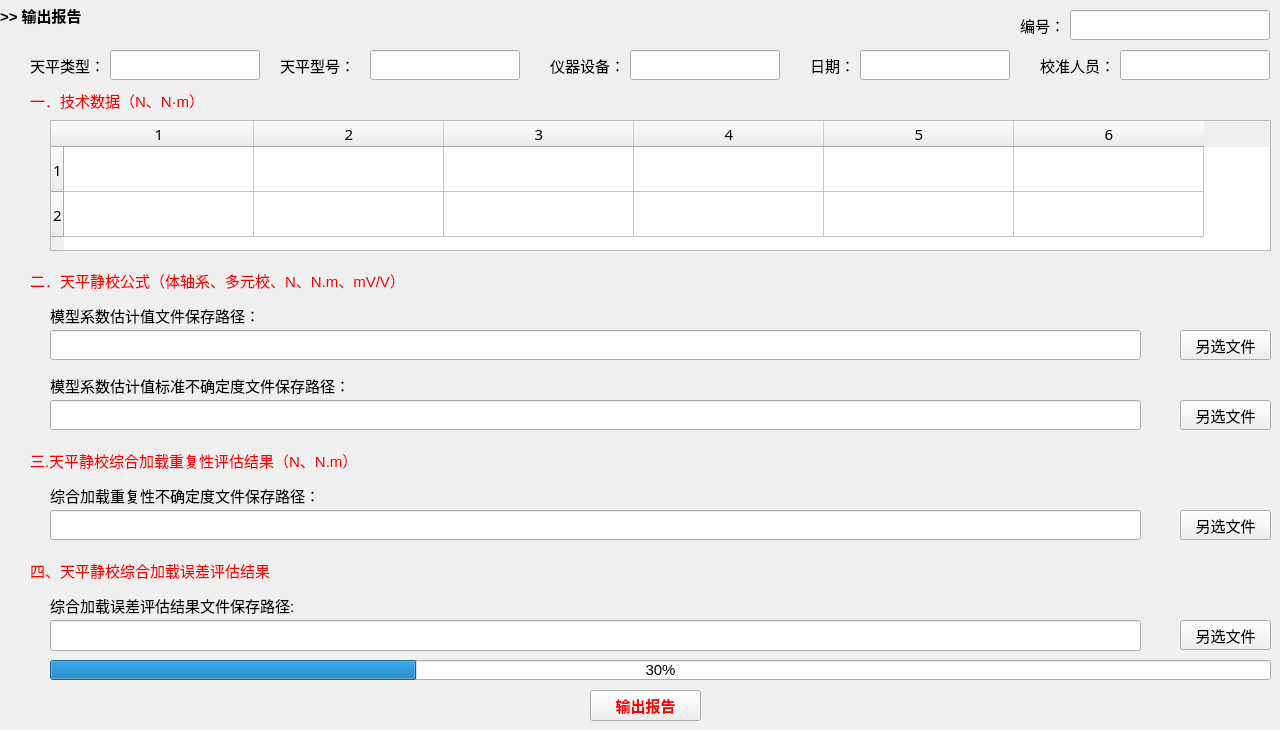
    <widget class="QWidget" name="page_7">
     <widget class="QLabel" name="labelgujizhi_uncertainty">
      <property name="geometry">
       <rect>
        <x>50</x>
        <y>370</y>
        <width>391</width>
        <height>30</height>
       </rect>
      </property>
      <property name="font">
       <font>
        <family>Agency FB</family>
        <pointsize>11</pointsize>
        <weight>50</weight>
        <bold>false</bold>
       </font>
      </property>
      <property name="text">
       <string>模型系数估计值标准不确定度文件保存路径：</string>
      </property>
     </widget>
     <widget class="QLineEdit" name="lineEdit_b_name_8">
      <property name="geometry">
       <rect>
        <x>370</x>
        <y>50</y>
        <width>150</width>
        <height>30</height>
       </rect>
      </property>
      <property name="font">
       <font>
        <pointsize>11</pointsize>
       </font>
      </property>
      <property name="text">
       <string/>
      </property>
     </widget>
     <widget class="QLabel" name="label_b_type_8">
      <property name="geometry">
       <rect>
        <x>30</x>
        <y>50</y>
        <width>81</width>
        <height>30</height>
       </rect>
      </property>
      <property name="font">
       <font>
        <family>Agency FB</family>
        <pointsize>11</pointsize>
       </font>
      </property>
      <property name="text">
       <string>天平类型：</string>
      </property>
     </widget>
     <widget class="QPushButton" name="pushButton_choose_EV">
      <property name="geometry">
       <rect>
        <x>1180</x>
        <y>330</y>
        <width>91</width>
        <height>30</height>
       </rect>
      </property>
      <property name="font">
       <font>
        <pointsize>11</pointsize>
        <weight>50</weight>
        <bold>false</bold>
       </font>
      </property>
      <property name="text">
       <string>另选文件</string>
      </property>
     </widget>
     <widget class="QLineEdit" name="lineEdit_SUEV_save_path">
      <property name="geometry">
       <rect>
        <x>50</x>
        <y>400</y>
        <width>1091</width>
        <height>30</height>
       </rect>
      </property>
      <property name="font">
       <font>
        <pointsize>11</pointsize>
       </font>
      </property>
      <property name="text">
       <string/>
      </property>
      <property name="readOnly">
       <bool>true</bool>
      </property>
     </widget>
     <widget class="QLineEdit" name="lineEdit_UCLR_save_path">
      <property name="geometry">
       <rect>
        <x>50</x>
        <y>510</y>
        <width>1091</width>
        <height>30</height>
       </rect>
      </property>
      <property name="font">
       <font>
        <pointsize>11</pointsize>
       </font>
      </property>
      <property name="text">
       <string/>
      </property>
      <property name="readOnly">
       <bool>true</bool>
      </property>
     </widget>
     <widget class="QPushButton" name="pushButton_choose_SUEV">
      <property name="geometry">
       <rect>
        <x>1180</x>
        <y>400</y>
        <width>91</width>
        <height>30</height>
       </rect>
      </property>
      <property name="font">
       <font>
        <pointsize>11</pointsize>
        <weight>50</weight>
        <bold>false</bold>
       </font>
      </property>
      <property name="text">
       <string>另选文件</string>
      </property>
     </widget>
     <widget class="QLabel" name="labelCL">
      <property name="geometry">
       <rect>
        <x>30</x>
        <y>440</y>
        <width>511</width>
        <height>41</height>
       </rect>
      </property>
      <property name="palette">
       <palette>
        <active>
         <colorrole role="WindowText">
          <brush brushstyle="SolidPattern">
           <color alpha="255">
            <red>255</red>
            <green>0</green>
            <blue>0</blue>
           </color>
          </brush>
         </colorrole>
        </active>
        <inactive>
         <colorrole role="WindowText">
          <brush brushstyle="SolidPattern">
           <color alpha="255">
            <red>255</red>
            <green>0</green>
            <blue>0</blue>
           </color>
          </brush>
         </colorrole>
        </inactive>
        <disabled>
         <colorrole role="WindowText">
          <brush brushstyle="SolidPattern">
           <color alpha="255">
            <red>120</red>
            <green>120</green>
            <blue>120</blue>
           </color>
          </brush>
         </colorrole>
        </disabled>
       </palette>
      </property>
      <property name="font">
       <font>
        <pointsize>11</pointsize>
        <weight>50</weight>
        <bold>false</bold>
       </font>
      </property>
      <property name="text">
       <string>三.天平静校综合加载重复性评估结果（N、N.m）</string>
      </property>
     </widget>
     <widget class="QTableWidget" name="TableWidget_b">
      <property name="enabled">
       <bool>true</bool>
      </property>
      <property name="geometry">
       <rect>
        <x>50</x>
        <y>120</y>
        <width>1221</width>
        <height>131</height>
       </rect>
      </property>
      <property name="minimumSize">
       <size>
        <width>0</width>
        <height>0</height>
       </size>
      </property>
      <property name="maximumSize">
       <size>
        <width>10000</width>
        <height>10000</height>
       </size>
      </property>
      <property name="font">
       <font>
        <family>宋体</family>
        <pointsize>11</pointsize>
        <weight>50</weight>
        <bold>false</bold>
       </font>
      </property>
      <property name="iconSize">
       <size>
        <width>0</width>
        <height>0</height>
       </size>
      </property>
      <property name="rowCount">
       <number>2</number>
      </property>
      <property name="columnCount">
       <number>6</number>
      </property>
      <attribute name="horizontalHeaderMinimumSectionSize">
       <number>190</number>
      </attribute>
      <attribute name="horizontalHeaderDefaultSectionSize">
       <number>190</number>
      </attribute>
      <attribute name="verticalHeaderMinimumSectionSize">
       <number>45</number>
      </attribute>
      <attribute name="verticalHeaderDefaultSectionSize">
       <number>45</number>
      </attribute>
      <row/>
      <row/>
      <column/>
      <column/>
      <column/>
      <column/>
      <column/>
      <column/>
      <item row="0" column="1">
       <property name="text">
        <string/>
       </property>
      </item>
     </widget>
     <widget class="QLabel" name="labelTecdata">
      <property name="geometry">
       <rect>
        <x>30</x>
        <y>80</y>
        <width>281</width>
        <height>41</height>
       </rect>
      </property>
      <property name="palette">
       <palette>
        <active>
         <colorrole role="WindowText">
          <brush brushstyle="SolidPattern">
           <color alpha="255">
            <red>255</red>
            <green>0</green>
            <blue>0</blue>
           </color>
          </brush>
         </colorrole>
        </active>
        <inactive>
         <colorrole role="WindowText">
          <brush brushstyle="SolidPattern">
           <color alpha="255">
            <red>255</red>
            <green>0</green>
            <blue>0</blue>
           </color>
          </brush>
         </colorrole>
        </inactive>
        <disabled>
         <colorrole role="WindowText">
          <brush brushstyle="SolidPattern">
           <color alpha="255">
            <red>120</red>
            <green>120</green>
            <blue>120</blue>
           </color>
          </brush>
         </colorrole>
        </disabled>
       </palette>
      </property>
      <property name="font">
       <font>
        <pointsize>11</pointsize>
        <weight>50</weight>
        <bold>false</bold>
       </font>
      </property>
      <property name="text">
       <string>一．技术数据（N、N·m）</string>
      </property>
     </widget>
     <widget class="QLineEdit" name="lineEdit_EV_save_path">
      <property name="geometry">
       <rect>
        <x>50</x>
        <y>330</y>
        <width>1091</width>
        <height>30</height>
       </rect>
      </property>
      <property name="font">
       <font>
        <pointsize>11</pointsize>
       </font>
      </property>
      <property name="text">
       <string/>
      </property>
      <property name="readOnly">
       <bool>true</bool>
      </property>
     </widget>
     <widget class="QLabel" name="label_b_name_8">
      <property name="geometry">
       <rect>
        <x>280</x>
        <y>50</y>
        <width>81</width>
        <height>30</height>
       </rect>
      </property>
      <property name="font">
       <font>
        <family>Agency FB</family>
        <pointsize>11</pointsize>
        <weight>50</weight>
        <bold>false</bold>
       </font>
      </property>
      <property name="text">
       <string>天平型号：</string>
      </property>
     </widget>
     <widget class="QLineEdit" name="lineEdit_b_type_8">
      <property name="geometry">
       <rect>
        <x>110</x>
        <y>50</y>
        <width>150</width>
        <height>30</height>
       </rect>
      </property>
      <property name="font">
       <font>
        <pointsize>11</pointsize>
       </font>
      </property>
      <property name="text">
       <string/>
      </property>
     </widget>
     <widget class="QLineEdit" name="lineEdit_b_number_8">
      <property name="geometry">
       <rect>
        <x>1070</x>
        <y>10</y>
        <width>200</width>
        <height>30</height>
       </rect>
      </property>
      <property name="font">
       <font>
        <pointsize>11</pointsize>
       </font>
      </property>
      <property name="text">
       <string/>
      </property>
      <property name="readOnly">
       <bool>true</bool>
      </property>
     </widget>
     <widget class="QLabel" name="label_b_date_8">
      <property name="geometry">
       <rect>
        <x>810</x>
        <y>50</y>
        <width>51</width>
        <height>30</height>
       </rect>
      </property>
      <property name="font">
       <font>
        <pointsize>11</pointsize>
        <weight>50</weight>
        <bold>false</bold>
       </font>
      </property>
      <property name="text">
       <string>日期：</string>
      </property>
     </widget>
     <widget class="QLabel" name="labeloutput">
      <property name="geometry">
       <rect>
        <x>0</x>
        <y>0</y>
        <width>161</width>
        <height>31</height>
       </rect>
      </property>
      <property name="font">
       <font>
        <pointsize>11</pointsize>
        <weight>75</weight>
        <bold>true</bold>
       </font>
      </property>
      <property name="text">
       <string>&gt;&gt; 输出报告</string>
      </property>
     </widget>
     <widget class="QPushButton" name="pushButton_report_save">
      <property name="geometry">
       <rect>
        <x>590</x>
        <y>690</y>
        <width>111</width>
        <height>31</height>
       </rect>
      </property>
      <property name="palette">
       <palette>
        <active>
         <colorrole role="ButtonText">
          <brush brushstyle="SolidPattern">
           <color alpha="255">
            <red>255</red>
            <green>0</green>
            <blue>0</blue>
           </color>
          </brush>
         </colorrole>
        </active>
        <inactive>
         <colorrole role="ButtonText">
          <brush brushstyle="SolidPattern">
           <color alpha="255">
            <red>255</red>
            <green>0</green>
            <blue>0</blue>
           </color>
          </brush>
         </colorrole>
        </inactive>
        <disabled>
         <colorrole role="ButtonText">
          <brush brushstyle="SolidPattern">
           <color alpha="255">
            <red>120</red>
            <green>120</green>
            <blue>120</blue>
           </color>
          </brush>
         </colorrole>
        </disabled>
       </palette>
      </property>
      <property name="font">
       <font>
        <pointsize>11</pointsize>
        <weight>75</weight>
        <bold>true</bold>
       </font>
      </property>
      <property name="text">
       <string>输出报告</string>
      </property>
     </widget>
     <widget class="QLabel" name="label_b_person_8">
      <property name="geometry">
       <rect>
        <x>1040</x>
        <y>50</y>
        <width>71</width>
        <height>30</height>
       </rect>
      </property>
      <property name="font">
       <font>
        <pointsize>11</pointsize>
        <weight>50</weight>
        <bold>false</bold>
       </font>
      </property>
      <property name="text">
       <string>校准人员：</string>
      </property>
     </widget>
     <widget class="QLabel" name="labelchongfuxing_uncertainty">
      <property name="geometry">
       <rect>
        <x>50</x>
        <y>480</y>
        <width>341</width>
        <height>30</height>
       </rect>
      </property>
      <property name="font">
       <font>
        <pointsize>11</pointsize>
        <weight>50</weight>
        <bold>false</bold>
       </font>
      </property>
      <property name="text">
       <string>综合加载重复性不确定度文件保存路径：</string>
      </property>
     </widget>
     <widget class="QLabel" name="label_b_instru_8">
      <property name="geometry">
       <rect>
        <x>550</x>
        <y>50</y>
        <width>81</width>
        <height>30</height>
       </rect>
      </property>
      <property name="font">
       <font>
        <family>Agency FB</family>
        <pointsize>11</pointsize>
        <weight>50</weight>
        <bold>false</bold>
       </font>
      </property>
      <property name="text">
       <string>仪器设备：</string>
      </property>
     </widget>
     <widget class="QLineEdit" name="lineEdit_CLE_save_path">
      <property name="geometry">
       <rect>
        <x>50</x>
        <y>620</y>
        <width>1091</width>
        <height>31</height>
       </rect>
      </property>
      <property name="font">
       <font>
        <pointsize>11</pointsize>
       </font>
      </property>
      <property name="text">
       <string/>
      </property>
      <property name="readOnly">
       <bool>true</bool>
      </property>
     </widget>
     <widget class="QPushButton" name="pushButton_choose_UCLR">
      <property name="geometry">
       <rect>
        <x>1180</x>
        <y>510</y>
        <width>91</width>
        <height>30</height>
       </rect>
      </property>
      <property name="font">
       <font>
        <pointsize>11</pointsize>
        <weight>50</weight>
        <bold>false</bold>
       </font>
      </property>
      <property name="text">
       <string>另选文件</string>
      </property>
     </widget>
     <widget class="QLabel" name="labelCLError">
      <property name="geometry">
       <rect>
        <x>30</x>
        <y>550</y>
        <width>511</width>
        <height>41</height>
       </rect>
      </property>
      <property name="palette">
       <palette>
        <active>
         <colorrole role="WindowText">
          <brush brushstyle="SolidPattern">
           <color alpha="255">
            <red>255</red>
            <green>0</green>
            <blue>0</blue>
           </color>
          </brush>
         </colorrole>
        </active>
        <inactive>
         <colorrole role="WindowText">
          <brush brushstyle="SolidPattern">
           <color alpha="255">
            <red>255</red>
            <green>0</green>
            <blue>0</blue>
           </color>
          </brush>
         </colorrole>
        </inactive>
        <disabled>
         <colorrole role="WindowText">
          <brush brushstyle="SolidPattern">
           <color alpha="255">
            <red>120</red>
            <green>120</green>
            <blue>120</blue>
           </color>
          </brush>
         </colorrole>
        </disabled>
       </palette>
      </property>
      <property name="font">
       <font>
        <pointsize>11</pointsize>
        <weight>50</weight>
        <bold>false</bold>
       </font>
      </property>
      <property name="text">
       <string>四、天平静校综合加载误差评估结果</string>
      </property>
     </widget>
     <widget class="QPushButton" name="pushButton_choose_CLE">
      <property name="geometry">
       <rect>
        <x>1180</x>
        <y>620</y>
        <width>91</width>
        <height>30</height>
       </rect>
      </property>
      <property name="font">
       <font>
        <pointsize>11</pointsize>
        <weight>50</weight>
        <bold>false</bold>
       </font>
      </property>
      <property name="text">
       <string>另选文件</string>
      </property>
     </widget>
     <widget class="QProgressBar" name="progressBar">
      <property name="geometry">
       <rect>
        <x>50</x>
        <y>660</y>
        <width>1221</width>
        <height>20</height>
       </rect>
      </property>
      <property name="font">
       <font>
        <pointsize>11</pointsize>
        <kerning>true</kerning>
       </font>
      </property>
      <property name="value">
       <number>30</number>
      </property>
      <property name="textVisible">
       <bool>true</bool>
      </property>
      <property name="textDirection">
       <enum>QProgressBar::BottomToTop</enum>
      </property>
     </widget>
     <widget class="QLabel" name="label_b_number_8">
      <property name="geometry">
       <rect>
        <x>1020</x>
        <y>10</y>
        <width>41</width>
        <height>30</height>
       </rect>
      </property>
      <property name="font">
       <font>
        <pointsize>11</pointsize>
        <weight>50</weight>
        <bold>false</bold>
       </font>
      </property>
      <property name="text">
       <string>编号：</string>
      </property>
     </widget>
     <widget class="QLineEdit" name="lineEdit_b_date_8">
      <property name="geometry">
       <rect>
        <x>860</x>
        <y>50</y>
        <width>150</width>
        <height>30</height>
       </rect>
      </property>
      <property name="font">
       <font>
        <pointsize>11</pointsize>
       </font>
      </property>
      <property name="text">
       <string/>
      </property>
      <property name="cursorPosition">
       <number>0</number>
      </property>
      <property name="alignment">
       <set>Qt::AlignLeading|Qt::AlignLeft|Qt::AlignVCenter</set>
      </property>
      <property name="readOnly">
       <bool>false</bool>
      </property>
     </widget>
     <widget class="QLabel" name="labelgujizhi">
      <property name="geometry">
       <rect>
        <x>50</x>
        <y>300</y>
        <width>261</width>
        <height>30</height>
       </rect>
      </property>
      <property name="palette">
       <palette>
        <active>
         <colorrole role="WindowText">
          <brush brushstyle="SolidPattern">
           <color alpha="255">
            <red>0</red>
            <green>0</green>
            <blue>0</blue>
           </color>
          </brush>
         </colorrole>
        </active>
        <inactive>
         <colorrole role="WindowText">
          <brush brushstyle="SolidPattern">
           <color alpha="255">
            <red>0</red>
            <green>0</green>
            <blue>0</blue>
           </color>
          </brush>
         </colorrole>
        </inactive>
        <disabled>
         <colorrole role="WindowText">
          <brush brushstyle="SolidPattern">
           <color alpha="255">
            <red>120</red>
            <green>120</green>
            <blue>120</blue>
           </color>
          </brush>
         </colorrole>
        </disabled>
       </palette>
      </property>
      <property name="font">
       <font>
        <pointsize>11</pointsize>
       </font>
      </property>
      <property name="text">
       <string>模型系数估计值文件保存路径：</string>
      </property>
     </widget>
     <widget class="QLineEdit" name="lineEdit_b_instru_8">
      <property name="geometry">
       <rect>
        <x>630</x>
        <y>50</y>
        <width>150</width>
        <height>30</height>
       </rect>
      </property>
      <property name="font">
       <font>
        <pointsize>11</pointsize>
       </font>
      </property>
     </widget>
     <widget class="QLabel" name="labelFormula">
      <property name="geometry">
       <rect>
        <x>30</x>
        <y>260</y>
        <width>571</width>
        <height>41</height>
       </rect>
      </property>
      <property name="palette">
       <palette>
        <active>
         <colorrole role="WindowText">
          <brush brushstyle="SolidPattern">
           <color alpha="255">
            <red>255</red>
            <green>0</green>
            <blue>0</blue>
           </color>
          </brush>
         </colorrole>
        </active>
        <inactive>
         <colorrole role="WindowText">
          <brush brushstyle="SolidPattern">
           <color alpha="255">
            <red>255</red>
            <green>0</green>
            <blue>0</blue>
           </color>
          </brush>
         </colorrole>
        </inactive>
        <disabled>
         <colorrole role="WindowText">
          <brush brushstyle="SolidPattern">
           <color alpha="255">
            <red>120</red>
            <green>120</green>
            <blue>120</blue>
           </color>
          </brush>
         </colorrole>
        </disabled>
       </palette>
      </property>
      <property name="font">
       <font>
        <pointsize>11</pointsize>
        <weight>50</weight>
        <bold>false</bold>
       </font>
      </property>
      <property name="text">
       <string>二．天平静校公式（体轴系、多元校、N、N.m、mV/V）</string>
      </property>
     </widget>
     <widget class="QLabel" name="labelerrorresult">
      <property name="geometry">
       <rect>
        <x>50</x>
        <y>590</y>
        <width>291</width>
        <height>30</height>
       </rect>
      </property>
      <property name="font">
       <font>
        <pointsize>11</pointsize>
        <weight>50</weight>
        <bold>false</bold>
       </font>
      </property>
      <property name="text">
       <string>综合加载误差评估结果文件保存路径:</string>
      </property>
     </widget>
     <widget class="QLineEdit" name="lineEdit_b_person_8">
      <property name="geometry">
       <rect>
        <x>1120</x>
        <y>50</y>
        <width>150</width>
        <height>30</height>
       </rect>
      </property>
      <property name="font">
       <font>
        <pointsize>11</pointsize>
       </font>
      </property>
      <property name="text">
       <string/>
      </property>
     </widget>
    </widget>
